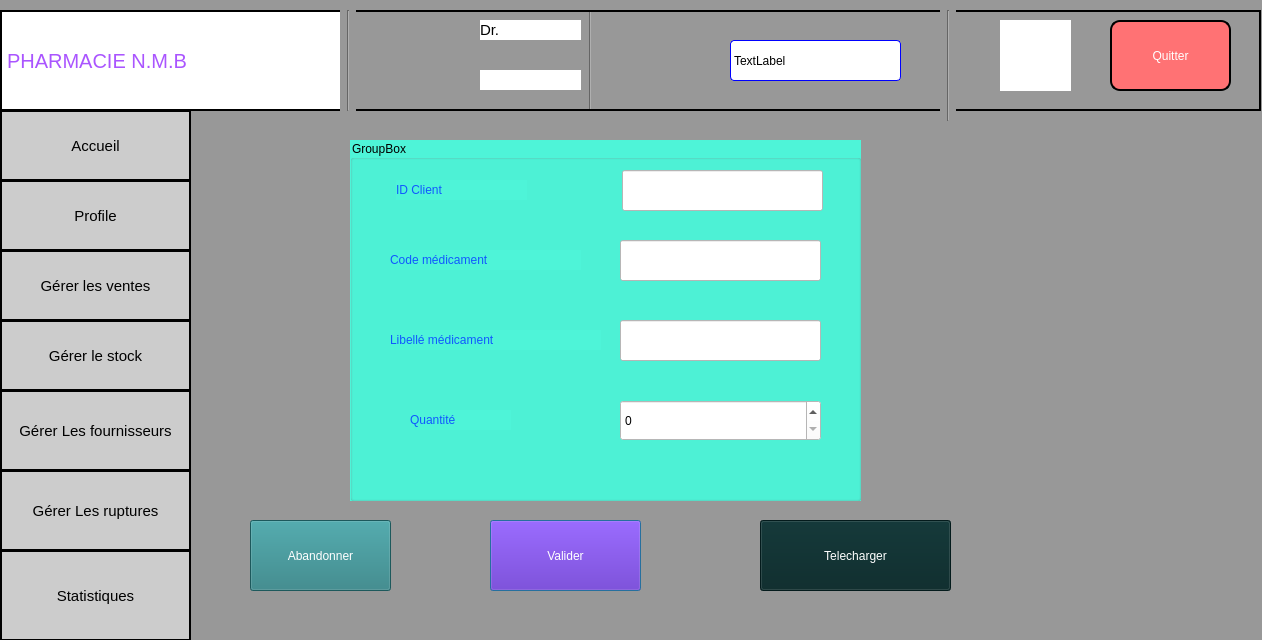
<?xml version="1.0" encoding="UTF-8"?>
<ui version="4.0">
 <class>Ajouter_vente_by_gerant</class>
 <widget class="QDialog" name="Ajouter_vente_by_gerant">
  <property name="geometry">
   <rect>
    <x>0</x>
    <y>0</y>
    <width>1262</width>
    <height>640</height>
   </rect>
  </property>
  <property name="windowTitle">
   <string>Dialog</string>
  </property>
  <property name="styleSheet">
   <string notr="true">background-color: rgb(152, 152, 152)</string>
  </property>
  <widget class="QLabel" name="label_4">
   <property name="geometry">
    <rect>
     <x>360</x>
     <y>20</y>
     <width>61</width>
     <height>81</height>
    </rect>
   </property>
   <property name="text">
    <string/>
   </property>
   <property name="pixmap">
    <pixmap resource="ressource.qrc">:/res/image/WhatsApp Image 2024-04-30 à 20.55.44_6b270705.jpg</pixmap>
   </property>
   <property name="scaledContents">
    <bool>true</bool>
   </property>
  </widget>
  <widget class="QLabel" name="label_2">
   <property name="geometry">
    <rect>
     <x>0</x>
     <y>10</y>
     <width>351</width>
     <height>101</height>
    </rect>
   </property>
   <property name="styleSheet">
    <string notr="true">background-color: rgb(255, 255, 255);font-size:20px;
font: 20pt &quot;Segoe Script&quot;;color:rgb(170, 85, 255);border:2px solid black;</string>
   </property>
   <property name="text">
    <string>PHARMACIE N.M.B</string>
   </property>
  </widget>
  <widget class="QLabel" name="label_8">
   <property name="geometry">
    <rect>
     <x>270</x>
     <y>20</y>
     <width>61</width>
     <height>81</height>
    </rect>
   </property>
   <property name="styleSheet">
    <string notr="true">background-color: rgb(255, 255, 255);</string>
   </property>
   <property name="text">
    <string/>
   </property>
   <property name="pixmap">
    <pixmap resource="ressource.qrc">:/res/image/devenir-pharmacien-921x1024.png</pixmap>
   </property>
   <property name="scaledContents">
    <bool>true</bool>
   </property>
  </widget>
  <widget class="Line" name="line_4">
   <property name="geometry">
    <rect>
     <x>580</x>
     <y>10</y>
     <width>20</width>
     <height>101</height>
    </rect>
   </property>
   <property name="orientation">
    <enum>Qt::Vertical</enum>
   </property>
  </widget>
  <widget class="QLabel" name="label">
   <property name="geometry">
    <rect>
     <x>600</x>
     <y>330</y>
     <width>37</width>
     <height>12</height>
    </rect>
   </property>
   <property name="text">
    <string/>
   </property>
  </widget>
  <widget class="QLabel" name="label_5">
   <property name="geometry">
    <rect>
     <x>630</x>
     <y>30</y>
     <width>61</width>
     <height>61</height>
    </rect>
   </property>
   <property name="text">
    <string/>
   </property>
   <property name="pixmap">
    <pixmap resource="ressource.qrc">:/res/image/OIP (3).jpeg</pixmap>
   </property>
   <property name="scaledContents">
    <bool>true</bool>
   </property>
  </widget>
  <widget class="QLabel" name="label_6">
   <property name="geometry">
    <rect>
     <x>480</x>
     <y>20</y>
     <width>101</width>
     <height>20</height>
    </rect>
   </property>
   <property name="styleSheet">
    <string notr="true">background-color: rgb(255, 255, 255);font-size:15px;
font: 600 16pt &quot;Segoe UI Variable Text Semibold&quot;;</string>
   </property>
   <property name="text">
    <string>Dr.</string>
   </property>
  </widget>
  <widget class="QLabel" name="label_3">
   <property name="geometry">
    <rect>
     <x>350</x>
     <y>10</y>
     <width>911</width>
     <height>101</height>
    </rect>
   </property>
   <property name="styleSheet">
    <string notr="true">background-color: rgb(255, 255, 255);border:2px solid black;
background:transparent;</string>
   </property>
   <property name="text">
    <string/>
   </property>
  </widget>
  <widget class="QPushButton" name="pushButton_Valider_Venteg">
   <property name="geometry">
    <rect>
     <x>490</x>
     <y>520</y>
     <width>151</width>
     <height>71</height>
    </rect>
   </property>
   <property name="styleSheet">
    <string notr="true">font: 20pt &quot;Arial Rounded MT Bold&quot;;
background-color: rgb(94, 25, 193);
color: rgb(255, 255, 255);</string>
   </property>
   <property name="text">
    <string>Valider</string>
   </property>
  </widget>
  <widget class="QLabel" name="label_date">
   <property name="geometry">
    <rect>
     <x>730</x>
     <y>40</y>
     <width>171</width>
     <height>41</height>
    </rect>
   </property>
   <property name="styleSheet">
    <string notr="true">border:1px solid blue;border-radius:4px;
font: 10pt &quot;Rockwell&quot;;
background-color: rgb(255, 255, 255);</string>
   </property>
   <property name="text">
    <string>TextLabel</string>
   </property>
  </widget>
  <widget class="QLabel" name="label_13">
   <property name="geometry">
    <rect>
     <x>780</x>
     <y>530</y>
     <width>41</width>
     <height>51</height>
    </rect>
   </property>
   <property name="styleSheet">
    <string notr="true">color: rgb(191, 112, 255);</string>
   </property>
   <property name="text">
    <string/>
   </property>
   <property name="pixmap">
    <pixmap resource="ressource.qrc">:/res/image/invoice-vector-icon.jpg</pixmap>
   </property>
   <property name="scaledContents">
    <bool>true</bool>
   </property>
  </widget>
  <widget class="QPushButton" name="pushButton_6">
   <property name="geometry">
    <rect>
     <x>1110</x>
     <y>20</y>
     <width>121</width>
     <height>71</height>
    </rect>
   </property>
   <property name="styleSheet">
    <string notr="true">border:2px solid black;color:white;border-radius:10px;
font: 900 12pt &quot;Arial Black&quot;;
background-color: rgb(255, 114, 116);</string>
   </property>
   <property name="text">
    <string>Quitter</string>
   </property>
  </widget>
  <widget class="QPushButton" name="pushButton_Abandonner">
   <property name="geometry">
    <rect>
     <x>250</x>
     <y>520</y>
     <width>141</width>
     <height>71</height>
    </rect>
   </property>
   <property name="styleSheet">
    <string notr="true">font: 16pt &quot;Arial Rounded MT Bold&quot;;
color:rgb(255, 255, 255);
background-color: rgb(40, 125, 129)</string>
   </property>
   <property name="text">
    <string>Abandonner</string>
   </property>
  </widget>
  <widget class="QGroupBox" name="groupBox">
   <property name="geometry">
    <rect>
     <x>350</x>
     <y>140</y>
     <width>511</width>
     <height>361</height>
    </rect>
   </property>
   <property name="styleSheet">
    <string notr="true">background-color: rgb(78, 244, 216);</string>
   </property>
   <property name="title">
    <string>GroupBox</string>
   </property>
   <widget class="QLineEdit" name="lineEdit_code_med">
    <property name="geometry">
     <rect>
      <x>270</x>
      <y>100</y>
      <width>201</width>
      <height>41</height>
     </rect>
    </property>
    <property name="styleSheet">
     <string notr="true">background-color: rgb(255, 255, 255);
font: 16pt &quot;Segoe UI&quot;;</string>
    </property>
   </widget>
   <widget class="QLabel" name="label_10">
    <property name="geometry">
     <rect>
      <x>40</x>
      <y>190</y>
      <width>211</width>
      <height>20</height>
     </rect>
    </property>
    <property name="styleSheet">
     <string notr="true">font: 900 14pt &quot;Arial Black&quot;;color: rgb(16, 88, 255);</string>
    </property>
    <property name="text">
     <string>Libellé médicament</string>
    </property>
   </widget>
   <widget class="QLineEdit" name="lineEdit_Libell">
    <property name="geometry">
     <rect>
      <x>270</x>
      <y>180</y>
      <width>201</width>
      <height>41</height>
     </rect>
    </property>
    <property name="styleSheet">
     <string notr="true">background-color: rgb(255, 255, 255);
font: 16pt &quot;Segoe UI&quot;;</string>
    </property>
   </widget>
   <widget class="QLabel" name="label_9">
    <property name="geometry">
     <rect>
      <x>40</x>
      <y>110</y>
      <width>191</width>
      <height>20</height>
     </rect>
    </property>
    <property name="styleSheet">
     <string notr="true">font: 900 14pt &quot;Arial Black&quot;;
color: rgb(16, 88, 255);

</string>
    </property>
    <property name="text">
     <string>Code médicament</string>
    </property>
   </widget>
   <widget class="QLabel" name="label_11">
    <property name="geometry">
     <rect>
      <x>60</x>
      <y>270</y>
      <width>101</width>
      <height>20</height>
     </rect>
    </property>
    <property name="styleSheet">
     <string notr="true">font: 900 14pt &quot;Arial Black&quot;;color: rgb(16, 88, 255);</string>
    </property>
    <property name="text">
     <string>Quantité</string>
    </property>
   </widget>
   <widget class="QSpinBox" name="spinBox_quantite">
    <property name="geometry">
     <rect>
      <x>270</x>
      <y>260</y>
      <width>201</width>
      <height>41</height>
     </rect>
    </property>
    <property name="styleSheet">
     <string notr="true">font: 16pt &quot;Segoe UI&quot;;
background-color: rgb(255, 255, 255);</string>
    </property>
   </widget>
   <widget class="QLineEdit" name="lineEdit_Id_Client">
    <property name="geometry">
     <rect>
      <x>272</x>
      <y>30</y>
      <width>201</width>
      <height>41</height>
     </rect>
    </property>
    <property name="styleSheet">
     <string notr="true">background-color: rgb(255, 255, 255);</string>
    </property>
   </widget>
   <widget class="QLabel" name="label_12">
    <property name="geometry">
     <rect>
      <x>46</x>
      <y>40</y>
      <width>131</width>
      <height>20</height>
     </rect>
    </property>
    <property name="styleSheet">
     <string notr="true">font: 900 14pt &quot;Arial Black&quot;;
color: rgb(16, 88, 255);
</string>
    </property>
    <property name="text">
     <string>ID Client</string>
    </property>
   </widget>
   <zorder>label_10</zorder>
   <zorder>lineEdit_code_med</zorder>
   <zorder>lineEdit_Libell</zorder>
   <zorder>label_9</zorder>
   <zorder>label_11</zorder>
   <zorder>spinBox_quantite</zorder>
   <zorder>lineEdit_Id_Client</zorder>
   <zorder>label_12</zorder>
  </widget>
  <widget class="QPushButton" name="pushButton_telechargerventes">
   <property name="geometry">
    <rect>
     <x>760</x>
     <y>520</y>
     <width>191</width>
     <height>71</height>
    </rect>
   </property>
   <property name="styleSheet">
    <string notr="true">font: 20pt &quot;Arial Rounded MT Bold&quot;;
background-color: rgb(6, 38, 39);
color: rgb(255, 255, 255);</string>
   </property>
   <property name="text">
    <string>Telecharger</string>
   </property>
  </widget>
  <widget class="Line" name="line_2">
   <property name="geometry">
    <rect>
     <x>340</x>
     <y>10</y>
     <width>16</width>
     <height>101</height>
    </rect>
   </property>
   <property name="orientation">
    <enum>Qt::Vertical</enum>
   </property>
  </widget>
  <widget class="Line" name="line">
   <property name="geometry">
    <rect>
     <x>940</x>
     <y>10</y>
     <width>16</width>
     <height>111</height>
    </rect>
   </property>
   <property name="orientation">
    <enum>Qt::Vertical</enum>
   </property>
  </widget>
  <widget class="QLabel" name="nome_user">
   <property name="geometry">
    <rect>
     <x>480</x>
     <y>70</y>
     <width>101</width>
     <height>20</height>
    </rect>
   </property>
   <property name="styleSheet">
    <string notr="true">background-color:white;
font: 900 14pt &quot;Arial Black&quot;;</string>
   </property>
   <property name="text">
    <string/>
   </property>
  </widget>
  <widget class="QLabel" name="label_7">
   <property name="geometry">
    <rect>
     <x>1000</x>
     <y>20</y>
     <width>71</width>
     <height>71</height>
    </rect>
   </property>
   <property name="styleSheet">
    <string notr="true">background-color: white;</string>
   </property>
   <property name="text">
    <string/>
   </property>
   <property name="pixmap">
    <pixmap resource="ressource.qrc">:/res/image/R (1).png</pixmap>
   </property>
   <property name="scaledContents">
    <bool>true</bool>
   </property>
  </widget>
  <widget class="QPushButton" name="pushButton_gerer_rupture_2">
   <property name="geometry">
    <rect>
     <x>0</x>
     <y>550</y>
     <width>191</width>
     <height>91</height>
    </rect>
   </property>
   <property name="styleSheet">
    <string notr="true">background-color: rgb(204, 204, 204);font-size:15px;border:2px solid black;</string>
   </property>
   <property name="text">
    <string>Statistiques</string>
   </property>
  </widget>
  <widget class="QPushButton" name="pushButton_accueilgerat">
   <property name="geometry">
    <rect>
     <x>0</x>
     <y>110</y>
     <width>191</width>
     <height>71</height>
    </rect>
   </property>
   <property name="styleSheet">
    <string notr="true">background-color: rgb(204, 204, 204);font-size:15px;border:2px solid black;</string>
   </property>
   <property name="text">
    <string>Accueil</string>
   </property>
  </widget>
  <widget class="QPushButton" name="pushButton_gere_vente">
   <property name="geometry">
    <rect>
     <x>0</x>
     <y>250</y>
     <width>191</width>
     <height>71</height>
    </rect>
   </property>
   <property name="styleSheet">
    <string notr="true">
background-color: rgb(204, 204, 204);;font-size:15px;border:2px solid black;</string>
   </property>
   <property name="text">
    <string>Gérer les ventes</string>
   </property>
  </widget>
  <widget class="QPushButton" name="pushButton_gerer_stock">
   <property name="geometry">
    <rect>
     <x>0</x>
     <y>320</y>
     <width>191</width>
     <height>71</height>
    </rect>
   </property>
   <property name="styleSheet">
    <string notr="true">background-color: rgb(204, 204, 204);font-size:15px;border:2px solid black;</string>
   </property>
   <property name="text">
    <string>Gérer le stock</string>
   </property>
  </widget>
  <widget class="QPushButton" name="pushButton_gerer_fournisseur">
   <property name="geometry">
    <rect>
     <x>0</x>
     <y>390</y>
     <width>191</width>
     <height>81</height>
    </rect>
   </property>
   <property name="styleSheet">
    <string notr="true">background-color: rgb(204, 204, 204);font-size:15px;border:2px solid black;</string>
   </property>
   <property name="text">
    <string>Gérer Les fournisseurs</string>
   </property>
  </widget>
  <widget class="QPushButton" name="ButtonProfil_gerant">
   <property name="geometry">
    <rect>
     <x>0</x>
     <y>180</y>
     <width>191</width>
     <height>71</height>
    </rect>
   </property>
   <property name="styleSheet">
    <string notr="true">font-size:15px;border:2px solid black;
background-color: rgb(204, 204, 204);</string>
   </property>
   <property name="text">
    <string>Profile</string>
   </property>
  </widget>
  <widget class="QPushButton" name="pushButton_gerer_rupture">
   <property name="geometry">
    <rect>
     <x>0</x>
     <y>470</y>
     <width>191</width>
     <height>81</height>
    </rect>
   </property>
   <property name="styleSheet">
    <string notr="true">background-color: rgb(204, 204, 204);font-size:15px;border:2px solid black;</string>
   </property>
   <property name="text">
    <string>Gérer Les ruptures</string>
   </property>
  </widget>
 </widget>
 <resources>
  <include location="ressource.qrc"/>
 </resources>
 <connections/>
</ui>
